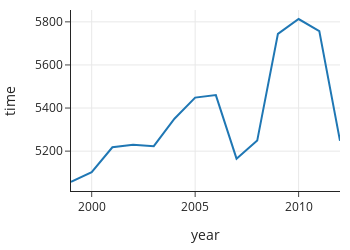

Notebook code for this chart:
### Code cell
px.line(medians, x='year', y='time', width=350, height=250)

### Figure 1 — Plotly figure (JSON) as saved in the notebook; plotly's stock layout.template omitted (floating-point values rounded to 4 significant figures)
{"data": [{"hovertemplate": "year=%{x}<br>time=%{y}<extra></extra>", "legendgroup": "", "line": {"color": "#1F77B4", "dash": "solid"}, "marker": {"symbol": "circle"}, "mode": "lines", "name": "", "orientation": "v", "showlegend": false, "type": "scatter", "x": [1999, 2000, 2001, 2002, 2003, 2004, 2005, 2006, 2007, 2008, 2009, 2010, 2011, 2012], "xaxis": "x", "y": [5057, 5102.0, 5218, 5230, 5223, 5350.0, 5448.0, 5460, 5165, 5249, 5744, 5813, 5757, 5248], "yaxis": "y"}], "layout": {"height": 250, "legend": {"tracegroupgap": 0}, "width": 350, "xaxis": {"anchor": "y", "autorange": true, "domain": [0, 1], "range": [1999, 2012], "title": {"text": "year"}, "type": "linear"}, "yaxis": {"anchor": "x", "autorange": true, "domain": [0, 1], "range": [5015, 5855], "title": {"text": "time"}, "type": "linear"}}}
